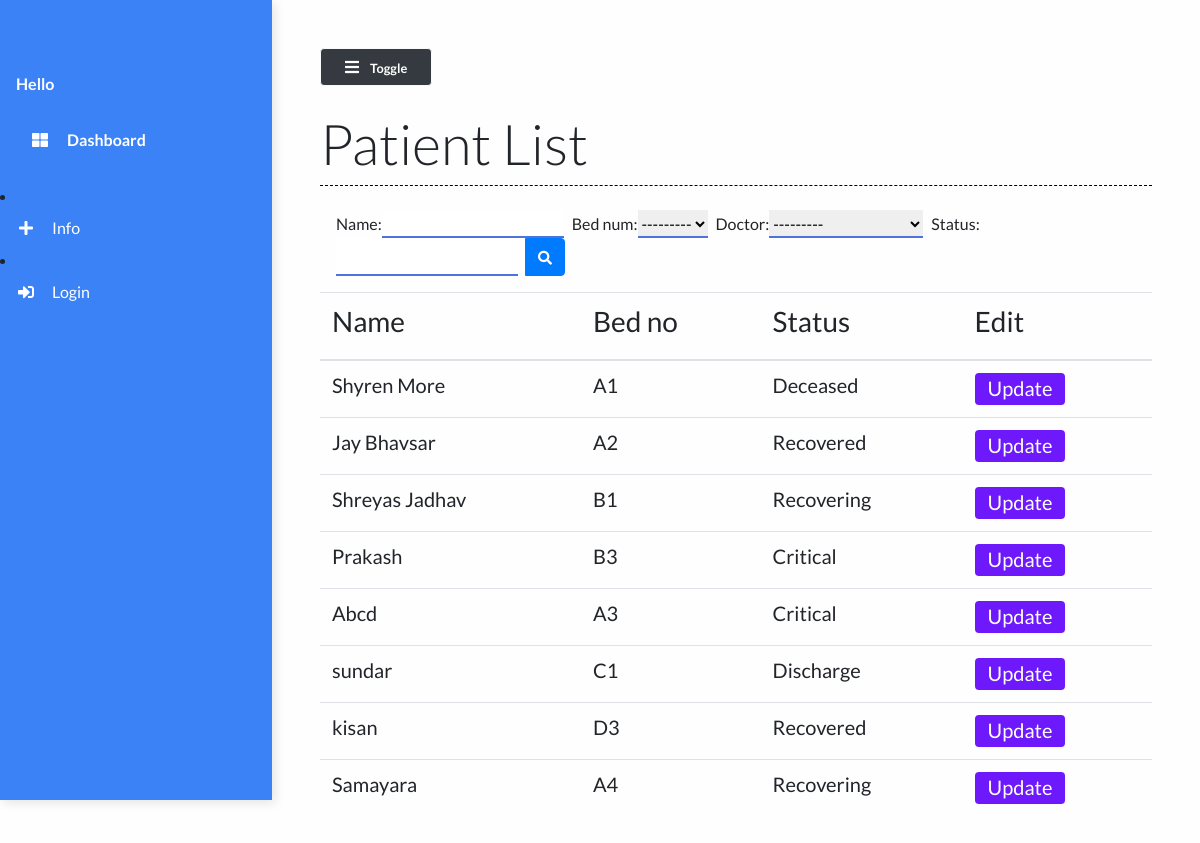
/patient_list/, run on the app's committed database.
### main/models.py (models this page shows, shortened)
class Patient(models.Model):
    name = models.CharField(max_length=50)
    phone_num = models.CharField(max_length=15)
    patient_relative_name = models.CharField(max_length=50, null=True)
    patient_relative_contact = models.CharField(max_length=15, null=True)
    address = models.TextField()
    SYMPTOMS = (
        ('Fever', 'Fever'),
        ('Dry cough', 'Dry cough'),
        ('Tiredness', 'Tiredness'),
        ('Aches and pains', 'Aches and pains'),
        ('Sore throat', 'Sore throat'),
        ('Diarrhoea', 'Diarrhoea'),
        ('Loss of taste or smell', 'Loss of taste or smell'),
        ('Difficulty in breathing or shortness of breath', 'Difficulty in breathing or shortness of breath'),
        ('Chest pain or pressure', 'Chest pain or pressure'),
        ('Loss of speech or movement', 'Loss of speech or movement'),
    )
    symptoms = MultiSelectField(choices=SYMPTOMS, null=True)
    prior_ailments = models.TextField()
    bed_num = models.ForeignKey("Bed", on_delete=models.CASCADE)
    dob = models.DateField(null=True)
    doctor = models.ForeignKey("Doctor", on_delete=models.CASCADE, null=True)
    doctors_notes = models.TextField(null=True, blank=True)
    doctors_visiting_time = models.CharField(null=True, max_length=50, blank=True)
    status = models.CharField(max_length=50)

class Bed(models.Model):
    bed_number = models.CharField(max_length=50)
    occupied = models.BooleanField()
    def __str__(self):
        return self.bed_number

### main/views.py (the view)
# urls.py: path("patient_list/", views.patient_list, name="patient_list"),
def patient_list(request):
    patients = Patient.objects.all()
    myFilter = PatientFilter(request.GET, queryset=patients)
    patients = myFilter.qs
    context = {
        'patients': patients,
        'myFilter': myFilter
    }
    return render(request, 'main/patient_list.html', context)

### main/models.py (called while the page is built)
    def __str__(self):
        return self.name

### main/templates/main/patient_list.html (shortened to what this page needs)
{% extends 'main/base.html' %}
{% load static %}
{% block contentTitle %}
    Patient List
{% endblock contentTitle %}
{% block content %}
    <form class="d-none d-sm-inline-block form-inline mr-auto ml-md-3 my-2 my-md-0 mw-100 navbar-search mb-3" method="GET" id="list">
        <div class="input-group">
        {{myFilter.form}}
            <div class="input-group-append">
                <button class="btn btn-primary btn-block" type="submit">
                    <i class="fas fa-search fa-sm"></i>
                </button>
            </div>
        </div>
    </form>
     <div class="table-responsive mt-3">
        <table class="table table-hover">
            <thead>
                <th><h3>Name</h3></th>
                <th><h3>Bed no</h3></th>
                <th><h3>Status</h3></th>
                <th><h3>Edit</h3></th>
            </thead>
            <tbody>
                {% for patient in patients %}
                <tr class="mx-auto">
                    <td scope="row"><h5>{{ patient.name }}</h5></td>
                    <td><h5>{{ patient.bed_num }}</h5></td>
                    <td><h5>{{ patient.status }}</h5></td>
                    <td><a href="/patient/{{patient.id}}" class="btn btn-purple"><h5>Update</h5></a></td>
                </tr>
                {% endfor %}
            </tbody>
        </table>
    </div>
{% endblock content %}

### static/styles/base.css (style rules this page uses)
body { background: #fffefe; min-height: 100vh; overflow-x: hidden; font-family:Lato,'Helvetica Neue',Helvetica,Arial,sans-serif; }
.btn-purple { background: #6d19fc; color: #ffffff; height: 2rem; padding-top: 2px; }
#id_name { margin-right: 0.5rem; border: none; outline: none; border-bottom: 2px solid #4e73df; }
#id_bed_num { margin-right: 0.5rem; border: none; outline: none; border-bottom: 2px solid #4e73df; }
#id_status { margin-right: 0.5rem; border: none; outline: none; border-bottom: 2px solid #4e73df; }
#id_doctor { margin-right: 0.5rem; border: none; outline: none; border-bottom: 2px solid #4e73df; }

### data on the page
Patient: name "Shyren More", bed_num "A1", status "Deceased"
Patient: name "Jay Bhavsar", bed_num "A2", status "Recovered"
Patient: name "Shreyas Jadhav", bed_num "B1", status "Recovering"
Patient: name "Prakash", bed_num "B3", status "Critical"
Patient: name "Abcd", bed_num "A3", status "Critical"
Patient: name "sundar", bed_num "C1", status "Discharge"
Patient: name "kisan", bed_num "D3", status "Recovered"
Patient: name "Samayara", bed_num "A4", status "Recovering"
